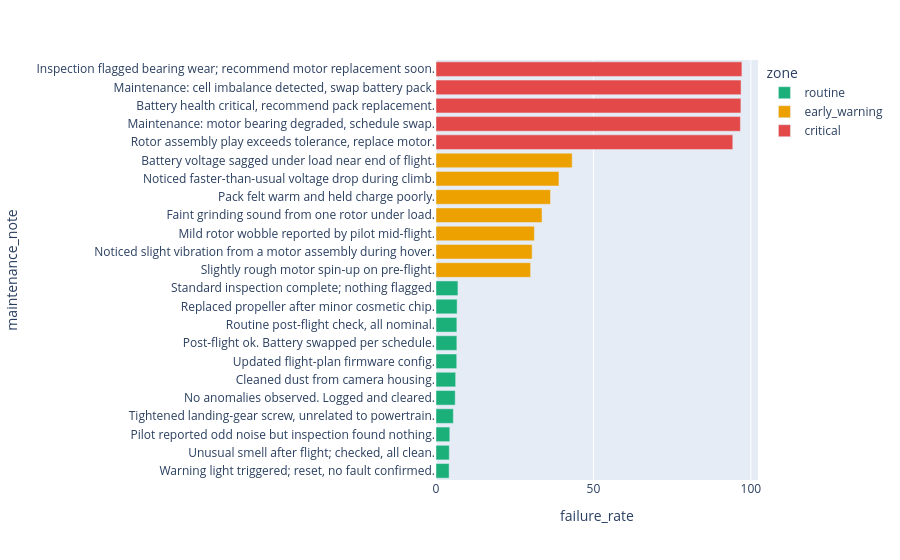

The notebook cell this image was saved under:
### Code cell
import plotly.express as px
px.bar(failure_rates, x='failure_rate', y='maintenance_note', 
       color='zone', orientation='h',
       color_discrete_map={
           'routine': '#1baf7a',
           'early_warning': '#eda100',
           'critical': '#e34948'
       })

### Figure 1 — Plotly figure (JSON) as saved in the notebook; plotly's stock layout.template omitted (floating-point values rounded to 4 significant figures)
{"data": [{"hovertemplate": "zone=routine<br>failure_rate=%{x}<br>maintenance_note=%{y}<extra></extra>", "legendgroup": "routine", "marker": {"color": "#1baf7a", "pattern": {"shape": ""}}, "name": "routine", "orientation": "h", "showlegend": true, "textposition": "auto", "type": "bar", "x": [4.167, 4.217, 4.375, 5.503, 6.103, 6.244, 6.585, 6.621, 6.622, 6.706, 6.963], "xaxis": "x", "y": ["Warning light triggered; reset, no fault confirmed.", "Unusual smell after flight; checked, all clean.", "Pilot reported odd noise but inspection found nothing.", "Tightened landing-gear screw, unrelated to powertrain.", "No anomalies observed. Logged and cleared.", "Cleaned dust from camera housing.", "Updated flight-plan firmware config.", "Post-flight ok. Battery swapped per schedule.", "Routine post-flight check, all nominal.", "Replaced propeller after minor cosmetic chip.", "Standard inspection complete; nothing flagged."], "yaxis": "y"}, {"hovertemplate": "zone=early_warning<br>failure_rate=%{x}<br>maintenance_note=%{y}<extra></extra>", "legendgroup": "early_warning", "marker": {"color": "#eda100", "pattern": {"shape": ""}}, "name": "early_warning", "orientation": "h", "showlegend": true, "textposition": "auto", "type": "bar", "x": [30.04, 30.53, 31.25, 33.67, 36.36, 39.05, 43.24], "xaxis": "x", "y": ["Slightly rough motor spin-up on pre-flight.", "Noticed slight vibration from a motor assembly during hover.", "Mild rotor wobble reported by pilot mid-flight.", "Faint grinding sound from one rotor under load.", "Pack felt warm and held charge poorly.", "Noticed faster-than-usual voltage drop during climb.", "Battery voltage sagged under load near end of flight."], "yaxis": "y"}, {"hovertemplate": "zone=critical<br>failure_rate=%{x}<br>maintenance_note=%{y}<extra></extra>", "legendgroup": "critical", "marker": {"color": "#e34948", "pattern": {"shape": ""}}, "name": "critical", "orientation": "h", "showlegend": true, "textposition": "auto", "type": "bar", "x": [94.25, 96.67, 96.83, 96.88, 97.14], "xaxis": "x", "y": ["Rotor assembly play exceeds tolerance, replace motor.", "Maintenance: motor bearing degraded, schedule swap.", "Battery health critical, recommend pack replacement.", "Maintenance: cell imbalance detected, swap battery pack.", "Inspection flagged bearing wear; recommend motor replacement soon."], "yaxis": "y"}], "layout": {"barmode": "relative", "legend": {"title": {"text": "zone"}, "tracegroupgap": 0}, "margin": {"t": 60}, "xaxis": {"anchor": "y", "domain": [0, 1], "title": {"text": "failure_rate"}}, "yaxis": {"anchor": "x", "domain": [0, 1], "title": {"text": "maintenance_note"}}}}
